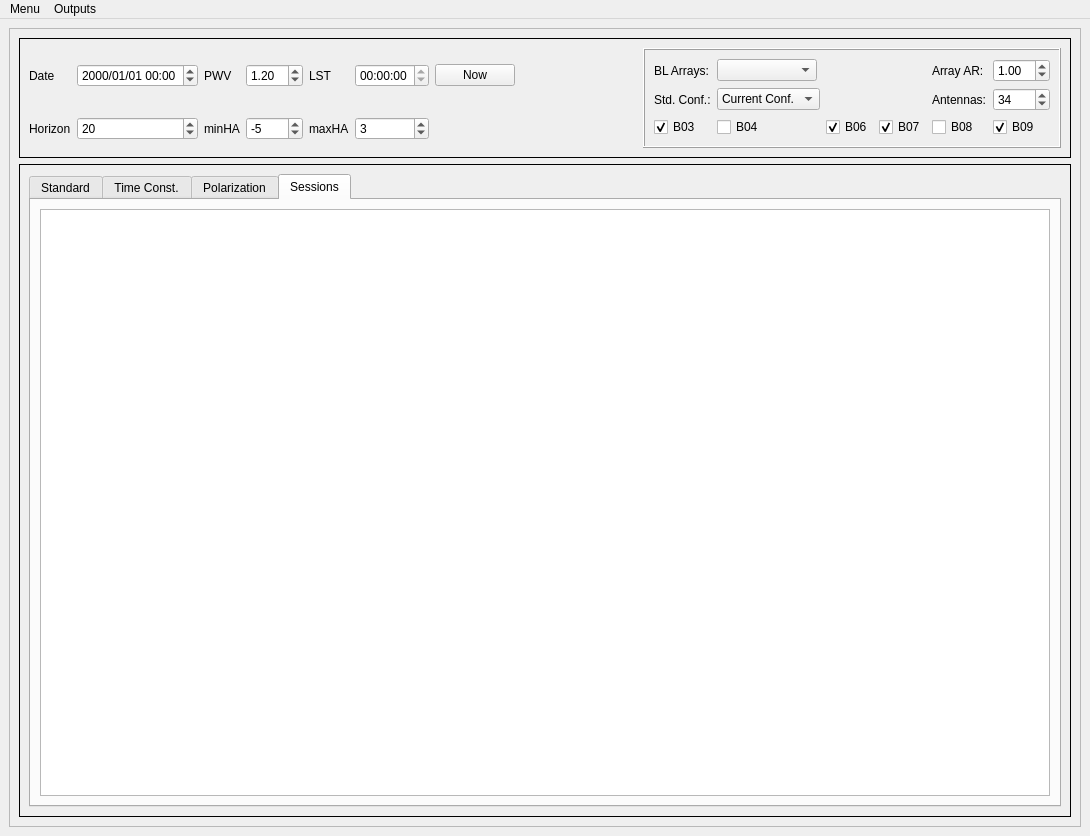
<?xml version="1.0" encoding="UTF-8"?>
<ui version="4.0">
 <class>BLMainWindow</class>
 <widget class="QMainWindow" name="BLMainWindow">
  <property name="geometry">
   <rect>
    <x>0</x>
    <y>0</y>
    <width>1090</width>
    <height>836</height>
   </rect>
  </property>
  <property name="windowTitle">
   <string>gWTO2 - BL</string>
  </property>
  <widget class="QWidget" name="centralwidget">
   <layout class="QGridLayout" name="gridLayout">
    <item row="0" column="0">
     <widget class="QFrame" name="MainFrame">
      <property name="sizePolicy">
       <sizepolicy hsizetype="Expanding" vsizetype="Expanding">
        <horstretch>0</horstretch>
        <verstretch>0</verstretch>
       </sizepolicy>
      </property>
      <property name="frameShape">
       <enum>QFrame::StyledPanel</enum>
      </property>
      <property name="frameShadow">
       <enum>QFrame::Raised</enum>
      </property>
      <layout class="QGridLayout" name="gridLayout_2" rowstretch="0,0,0" columnstretch="0" rowminimumheight="0,0,0">
       <item row="0" column="0">
        <widget class="QFrame" name="OptionsFrame">
         <property name="enabled">
          <bool>true</bool>
         </property>
         <property name="sizePolicy">
          <sizepolicy hsizetype="Preferred" vsizetype="Fixed">
           <horstretch>0</horstretch>
           <verstretch>0</verstretch>
          </sizepolicy>
         </property>
         <property name="minimumSize">
          <size>
           <width>0</width>
           <height>30</height>
          </size>
         </property>
         <property name="frameShape">
          <enum>QFrame::Box</enum>
         </property>
         <layout class="QGridLayout" name="gridLayout_6">
          <item row="0" column="2">
           <widget class="QLabel" name="pwv_label">
            <property name="text">
             <string>PWV</string>
            </property>
           </widget>
          </item>
          <item row="1" column="5">
           <widget class="QSpinBox" name="maxha_spin">
            <property name="minimum">
             <number>-12</number>
            </property>
            <property name="maximum">
             <number>12</number>
            </property>
            <property name="value">
             <number>3</number>
            </property>
           </widget>
          </item>
          <item row="0" column="1">
           <widget class="QDateTimeEdit" name="date_datetime">
            <property name="currentSection">
             <enum>QDateTimeEdit::YearSection</enum>
            </property>
            <property name="displayFormat">
             <string>yyyy/MM/dd HH:mm</string>
            </property>
            <property name="timeSpec">
             <enum>Qt::UTC</enum>
            </property>
           </widget>
          </item>
          <item row="1" column="1">
           <widget class="QSpinBox" name="horizon_spin">
            <property name="maximum">
             <number>90</number>
            </property>
            <property name="value">
             <number>20</number>
            </property>
           </widget>
          </item>
          <item row="1" column="3">
           <widget class="QSpinBox" name="minha_spin">
            <property name="minimum">
             <number>-12</number>
            </property>
            <property name="maximum">
             <number>12</number>
            </property>
            <property name="value">
             <number>-5</number>
            </property>
           </widget>
          </item>
          <item row="1" column="0">
           <widget class="QLabel" name="horizon_label">
            <property name="text">
             <string>Horizon</string>
            </property>
           </widget>
          </item>
          <item row="1" column="2">
           <widget class="QLabel" name="minha_label">
            <property name="text">
             <string>minHA</string>
            </property>
           </widget>
          </item>
          <item row="0" column="0">
           <widget class="QLabel" name="date_label">
            <property name="text">
             <string>Date</string>
            </property>
           </widget>
          </item>
          <item row="1" column="4">
           <widget class="QLabel" name="maxha_label">
            <property name="text">
             <string>maxHA</string>
            </property>
           </widget>
          </item>
          <item row="0" column="3">
           <widget class="QDoubleSpinBox" name="pwv_spin">
            <property name="readOnly">
             <bool>false</bool>
            </property>
            <property name="maximum">
             <double>20.000000000000000</double>
            </property>
            <property name="singleStep">
             <double>0.050000000000000</double>
            </property>
            <property name="value">
             <double>1.200000000000000</double>
            </property>
           </widget>
          </item>
          <item row="0" column="4">
           <widget class="QLabel" name="lst_label">
            <property name="text">
             <string>LST</string>
            </property>
           </widget>
          </item>
          <item row="0" column="7">
           <spacer name="horizontalSpacerUp">
            <property name="orientation">
             <enum>Qt::Horizontal</enum>
            </property>
            <property name="sizeHint" stdset="0">
             <size>
              <width>40</width>
              <height>20</height>
             </size>
            </property>
           </spacer>
          </item>
          <item row="1" column="7">
           <spacer name="horizontalSpacerDown">
            <property name="orientation">
             <enum>Qt::Horizontal</enum>
            </property>
            <property name="sizeHint" stdset="0">
             <size>
              <width>40</width>
              <height>20</height>
             </size>
            </property>
           </spacer>
          </item>
          <item row="0" column="5">
           <widget class="QTimeEdit" name="lst_spin">
            <property name="enabled">
             <bool>true</bool>
            </property>
            <property name="readOnly">
             <bool>true</bool>
            </property>
           </widget>
          </item>
          <item row="0" column="6">
           <widget class="QPushButton" name="now_button">
            <property name="sizePolicy">
             <sizepolicy hsizetype="Fixed" vsizetype="Fixed">
              <horstretch>0</horstretch>
              <verstretch>0</verstretch>
             </sizepolicy>
            </property>
            <property name="minimumSize">
             <size>
              <width>30</width>
              <height>0</height>
             </size>
            </property>
            <property name="text">
             <string>Now</string>
            </property>
           </widget>
          </item>
          <item row="0" column="12" rowspan="2">
           <widget class="QFrame" name="ArraysFrame">
            <property name="minimumSize">
             <size>
              <width>400</width>
              <height>0</height>
             </size>
            </property>
            <property name="autoFillBackground">
             <bool>true</bool>
            </property>
            <property name="frameShape">
             <enum>QFrame::Box</enum>
            </property>
            <property name="frameShadow">
             <enum>QFrame::Raised</enum>
            </property>
            <layout class="QGridLayout" name="gridLayout_7">
             <item row="2" column="2">
              <widget class="QCheckBox" name="B04_b">
               <property name="text">
                <string>B04</string>
               </property>
               <property name="checked">
                <bool>false</bool>
               </property>
              </widget>
             </item>
             <item row="0" column="0">
              <widget class="QLabel" name="array_label">
               <property name="text">
                <string>BL Arrays:</string>
               </property>
              </widget>
             </item>
             <item row="1" column="2">
              <widget class="QComboBox" name="stdarrays_combo">
               <property name="sizePolicy">
                <sizepolicy hsizetype="Fixed" vsizetype="Fixed">
                 <horstretch>0</horstretch>
                 <verstretch>0</verstretch>
                </sizepolicy>
               </property>
               <property name="minimumSize">
                <size>
                 <width>100</width>
                 <height>0</height>
                </size>
               </property>
               <item>
                <property name="text">
                 <string>Current Conf.</string>
                </property>
               </item>
               <item>
                <property name="text">
                 <string>C34-1</string>
                </property>
               </item>
               <item>
                <property name="text">
                 <string>C34-2</string>
                </property>
               </item>
               <item>
                <property name="text">
                 <string>C34-3</string>
                </property>
               </item>
               <item>
                <property name="text">
                 <string>C34-4</string>
                </property>
               </item>
               <item>
                <property name="text">
                 <string>C34-5</string>
                </property>
               </item>
               <item>
                <property name="text">
                 <string>C34-6</string>
                </property>
               </item>
               <item>
                <property name="text">
                 <string>C34-7</string>
                </property>
               </item>
              </widget>
             </item>
             <item row="1" column="0">
              <widget class="QLabel" name="std_conf_label">
               <property name="text">
                <string>Std. Conf.:</string>
               </property>
              </widget>
             </item>
             <item row="0" column="2">
              <widget class="QComboBox" name="blarrays_combo">
               <property name="sizePolicy">
                <sizepolicy hsizetype="Fixed" vsizetype="Fixed">
                 <horstretch>0</horstretch>
                 <verstretch>0</verstretch>
                </sizepolicy>
               </property>
               <property name="minimumSize">
                <size>
                 <width>100</width>
                 <height>0</height>
                </size>
               </property>
              </widget>
             </item>
             <item row="2" column="0">
              <widget class="QCheckBox" name="B03_b">
               <property name="text">
                <string>B03</string>
               </property>
               <property name="checked">
                <bool>true</bool>
               </property>
              </widget>
             </item>
             <item row="2" column="3">
              <widget class="QCheckBox" name="B06_b">
               <property name="text">
                <string>B06</string>
               </property>
               <property name="checked">
                <bool>true</bool>
               </property>
              </widget>
             </item>
             <item row="2" column="4">
              <widget class="QCheckBox" name="B07_b">
               <property name="text">
                <string>B07</string>
               </property>
               <property name="checked">
                <bool>true</bool>
               </property>
              </widget>
             </item>
             <item row="2" column="5">
              <widget class="QCheckBox" name="B08_b">
               <property name="text">
                <string>B08</string>
               </property>
              </widget>
             </item>
             <item row="1" column="6">
              <widget class="QSpinBox" name="antennas_spin">
               <property name="minimum">
                <number>20</number>
               </property>
               <property name="maximum">
                <number>54</number>
               </property>
               <property name="value">
                <number>34</number>
               </property>
              </widget>
             </item>
             <item row="0" column="6">
              <widget class="QDoubleSpinBox" name="array_ar_spin">
               <property name="minimum">
                <double>0.010000000000000</double>
               </property>
               <property name="singleStep">
                <double>0.100000000000000</double>
               </property>
               <property name="value">
                <double>1.000000000000000</double>
               </property>
              </widget>
             </item>
             <item row="0" column="5">
              <widget class="QLabel" name="arrayAR_label">
               <property name="text">
                <string>Array AR:</string>
               </property>
              </widget>
             </item>
             <item row="1" column="5">
              <widget class="QLabel" name="antennas_label">
               <property name="text">
                <string>Antennas:</string>
               </property>
              </widget>
             </item>
             <item row="2" column="6">
              <widget class="QCheckBox" name="B09_b">
               <property name="text">
                <string>B09</string>
               </property>
               <property name="checked">
                <bool>true</bool>
               </property>
              </widget>
             </item>
            </layout>
           </widget>
          </item>
         </layout>
        </widget>
       </item>
       <item row="2" column="0">
        <widget class="QFrame" name="TabFrame">
         <property name="frameShape">
          <enum>QFrame::Box</enum>
         </property>
         <layout class="QGridLayout" name="gridLayout_3" columnstretch="0">
          <item row="0" column="0">
           <widget class="QTabWidget" name="tabWidget">
            <property name="currentIndex">
             <number>3</number>
            </property>
            <widget class="QWidget" name="bl_tab">
             <property name="accessibleName">
              <string/>
             </property>
             <attribute name="title">
              <string>Standard</string>
             </attribute>
             <layout class="QGridLayout" name="gridLayout_4">
              <item row="0" column="0">
               <widget class="QTableView" name="bl_sheet">
                <property name="editTriggers">
                 <set>QAbstractItemView::SelectedClicked</set>
                </property>
                <property name="dragEnabled">
                 <bool>true</bool>
                </property>
                <property name="sortingEnabled">
                 <bool>true</bool>
                </property>
               </widget>
              </item>
             </layout>
            </widget>
            <widget class="QWidget" name="tc_tab">
             <attribute name="title">
              <string>Time Const.</string>
             </attribute>
             <layout class="QGridLayout" name="gridLayout_5">
              <item row="0" column="0">
               <widget class="QTableView" name="tc_sheet"/>
              </item>
             </layout>
            </widget>
            <widget class="QWidget" name="pol_tab">
             <attribute name="title">
              <string>Polarization</string>
             </attribute>
             <layout class="QGridLayout" name="gridLayout_8">
              <item row="0" column="0">
               <widget class="QTableView" name="pol_sheet"/>
              </item>
             </layout>
            </widget>
            <widget class="QWidget" name="session_tab">
             <attribute name="title">
              <string>Sessions</string>
             </attribute>
             <layout class="QGridLayout" name="gridLayout_9">
              <item row="0" column="0">
               <widget class="QTableView" name="session_sheet"/>
              </item>
             </layout>
            </widget>
           </widget>
          </item>
         </layout>
        </widget>
       </item>
      </layout>
     </widget>
    </item>
   </layout>
  </widget>
  <widget class="QMenuBar" name="menubar">
   <property name="geometry">
    <rect>
     <x>0</x>
     <y>0</y>
     <width>1090</width>
     <height>27</height>
    </rect>
   </property>
   <widget class="QMenu" name="menuMenu">
    <property name="title">
     <string>Menu</string>
    </property>
    <addaction name="actionAll_SBs"/>
    <addaction name="actionPlanning"/>
    <addaction name="separator"/>
    <addaction name="actionQuit"/>
   </widget>
   <widget class="QMenu" name="menuOutputs">
    <property name="title">
     <string>Outputs</string>
    </property>
    <addaction name="actionGenerate_all_sbinfo"/>
    <addaction name="actionGenerate_excel_stat"/>
   </widget>
   <addaction name="menuMenu"/>
   <addaction name="menuOutputs"/>
  </widget>
  <action name="actionAll_SBs">
   <property name="text">
    <string>All SBs</string>
   </property>
  </action>
  <action name="actionPlanning">
   <property name="text">
    <string>Planning</string>
   </property>
  </action>
  <action name="actionQuit">
   <property name="text">
    <string>Quit</string>
   </property>
  </action>
  <action name="actionGenerate_all_sbinfo">
   <property name="text">
    <string>Generate all.sbinfo</string>
   </property>
  </action>
  <action name="actionGenerate_excel_stat">
   <property name="text">
    <string>Generate excel stat.</string>
   </property>
  </action>
 </widget>
 <resources/>
 <connections/>
</ui>
